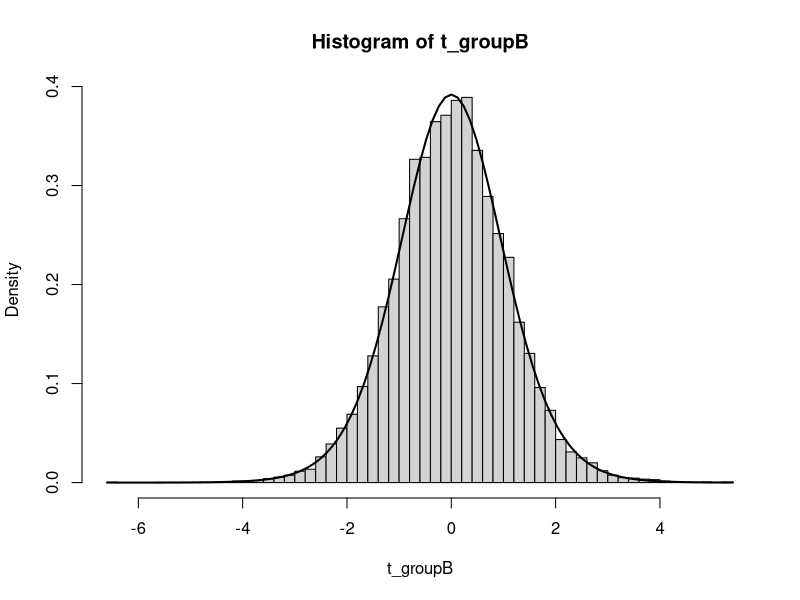
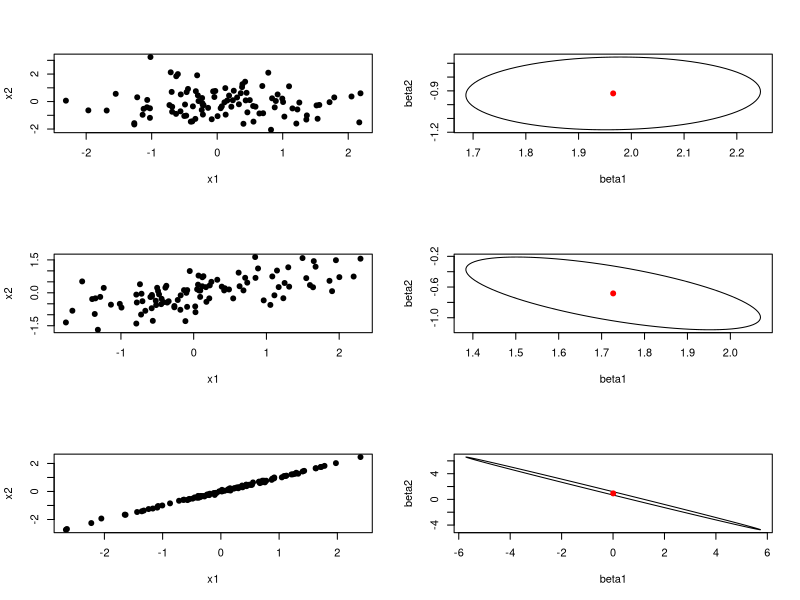

These charts were generated, in order, by the following R code:
# --------------------------------------------------------------------------------
# linear model by hand
# --------------------------------------------------------------------------------
df <- data.frame(
  y = 1:18,
  group = factor(rep(c("A", "B", "C"), 6)),
  whatever = factor(c(rep(1, 9), rep(2, 9)))
)
df
#
# Design matrix for the full model
X <- model.matrix(y ~ group + whatever, df)
# Important: in the intercept the reference states group A and whatever1 are stored.
y <- df$y

# Estimate coefficients manually: beta = (X'X)^(-1) X'y
# The betas are the slopes for the difference of the groups to the references
# So the slope for groupB is the actual the slope of B - A
beta <- solve(t(X) %*% X) %*% t(X) %*% y
beta
y_hat <- X %*% beta
residuals <- y - y_hat

sum_squared_residuals <- sum(residuals^2)
var_hat <- sum_squared_residuals / (nrow(X) - ncol(X))
residual_standard_error <- sqrt(var_hat)
residual_standard_error
standard_error_beta_hat <- sqrt(
  diag(var_hat * solve(t(X) %*% X))
)
standard_error_beta_hat
t_values <- beta / standard_error_beta_hat
t_values

p_values <- 2 * pt(
  abs(t_values), df = nrow(X) - ncol(X), lower.tail = FALSE
)
p_values

# Compare with lm()
slm <- summary(lm(y ~ group + whatever, data = df))
slm$coefficients[, 1L] # Coefficients = beta
slm$residuals |> unname() # residuals
slm$sigma # residuals standard error
slm$coefficients[, 2] # standard error for each beta
slm$coefficients[, 3] # t values for each beta
slm$coefficients[, 4] # p values for the t values

# --------------------------------------------------------------------------------
# Simulate t values
# --------------------------------------------------------------------------------
set.seed(1234)
df <- data.frame(
  y = 1:18,
  group = factor(rep(c("A", "B", "C"), 6)),
  whatever = factor(c(rep(1, 9), rep(2, 9)))
)

X <- model.matrix(~ group + whatever, df)
beta_true <- c(5, 2, -1, 3)   # intercept, groupB, groupC, whatever2
sigma_true <- 2

n_sim <- 10000
t_groupB <- numeric(n_sim)

for (i in seq_len(n_sim)) {
  eps <- rnorm(nrow(X), mean = 0, sd = sigma_true)
  y_sim <- X %*% beta_true + eps
  
  beta_hat <- solve(t(X) %*% X) %*% t(X) %*% y_sim
  residuals <- y_sim - X %*% beta_hat
  
  sigma2_hat <- sum(residuals^2) / (nrow(X) - ncol(X))
  se_beta_hat <- sqrt(diag(sigma2_hat * solve(t(X) %*% X)))
  
  # t-value for groupB under H0: beta_groupB = 2
  t_groupB[i] <- (beta_hat[2] - beta_true[2]) / se_beta_hat[2]
}

hist(t_groupB, breaks = 50, probability = TRUE)
curve(dt(x, df = nrow(X) - ncol(X)), add = TRUE, lwd = 2)

# --------------------------------------------------------------------------------
# Visualization
# --------------------------------------------------------------------------------
set.seed(123)
library(ellipse)
n <- 100

# 1. Orthogonal
x1_orth <- rnorm(n)
x2_orth <- rnorm(n)

# 2. moderate correlated
x1_mod <- rnorm(n)
x2_mod <- 0.5 * x1_mod + rnorm(n, 0, 0.5)

# 3. strongly correlated
x1_bad <- rnorm(n)
x2_bad <- x1_bad + rnorm(n, 0, 0.05)

analyze_case <- function(x1, x2) {
  X <- cbind(1, x1, x2)
  y <- 3 + 2*x1 - 1*x2 + rnorm(length(x1), 0, 1)
  XtX <- t(X) %*% X
  XtX_inv <- solve(XtX)
  beta <- XtX_inv %*% t(X) %*% y
  residuals <- y - X %*% beta
  sigma2 <- sum(residuals^2) / (length(y) - ncol(X))
  var_beta <- sigma2 * XtX_inv
  
  plot(x1, x2, xlab = "x1", ylab = "x2", pch = 19)
  Sigma <- var_beta[2:3, 2:3]
  cat("Variances of beta 2 and 3\n")
  print(Sigma)
  eig_sigma <- eigen(Sigma)
  print(eig_sigma$values) # direction of ellipse
  print(eig_sigma$vectors) # length of axis
  ell <- ellipse(Sigma)
  ell[,1] <- ell[,1] + beta[2]
  ell[,2] <- ell[,2] + beta[3]
  plot(ell, type = "l", xlab = "beta1", ylab = "beta2")
  points(beta[2], beta[3], col = "red", pch = 19)
}

par(mfrow = c(3, 2))
analyze_case(x1_orth, x2_orth)
analyze_case(x1_mod, x2_mod)
analyze_case(x1_bad, x2_bad)
